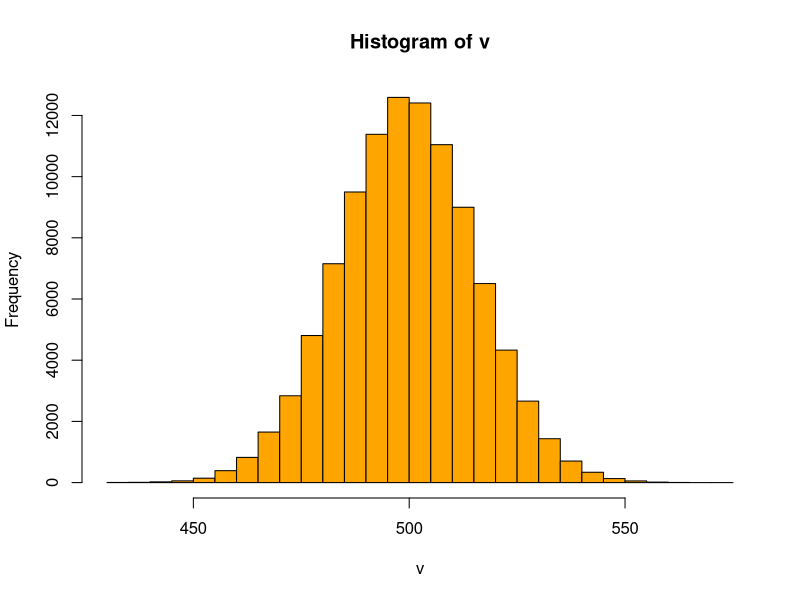
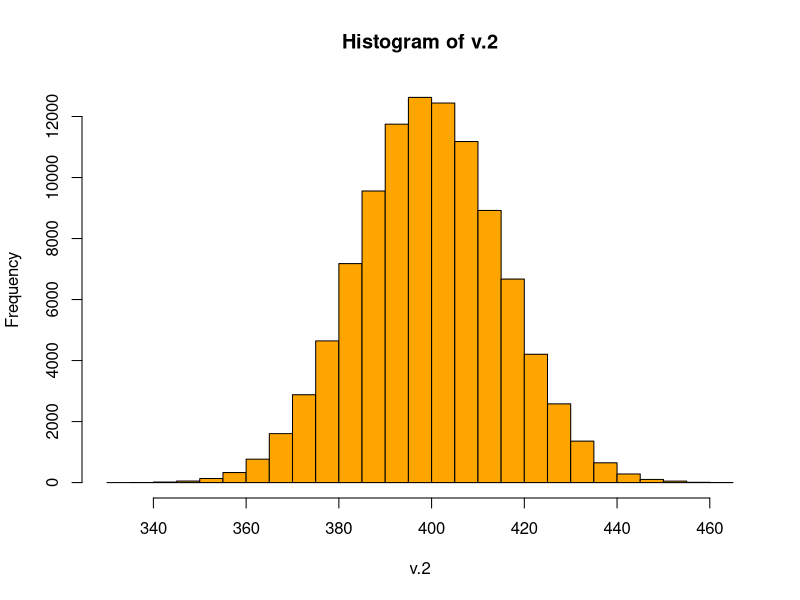
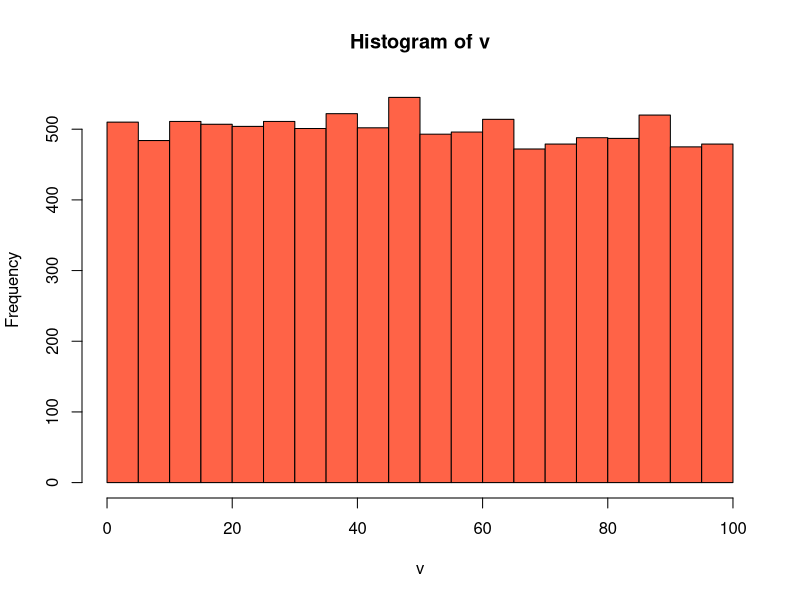
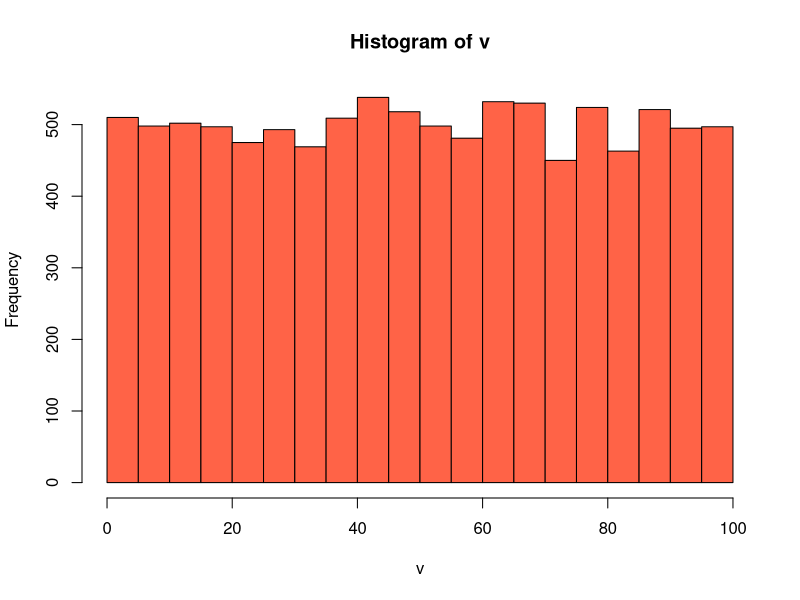
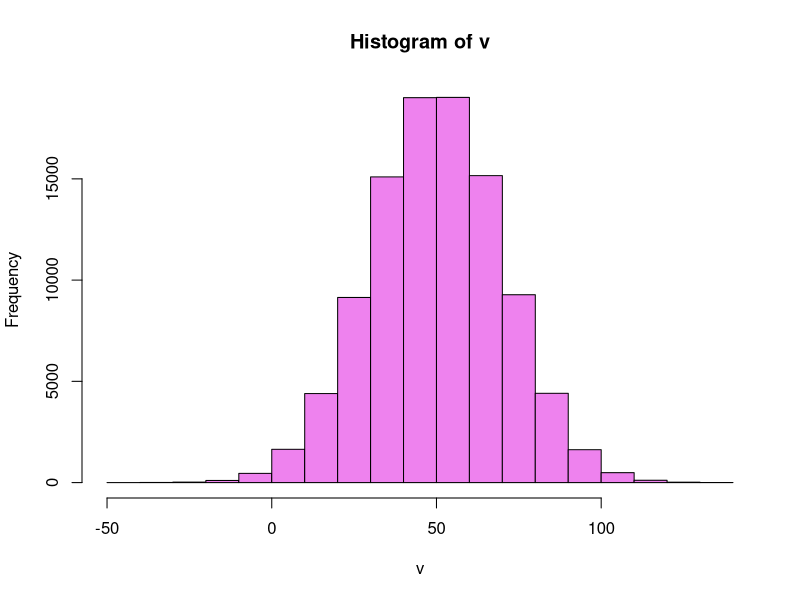
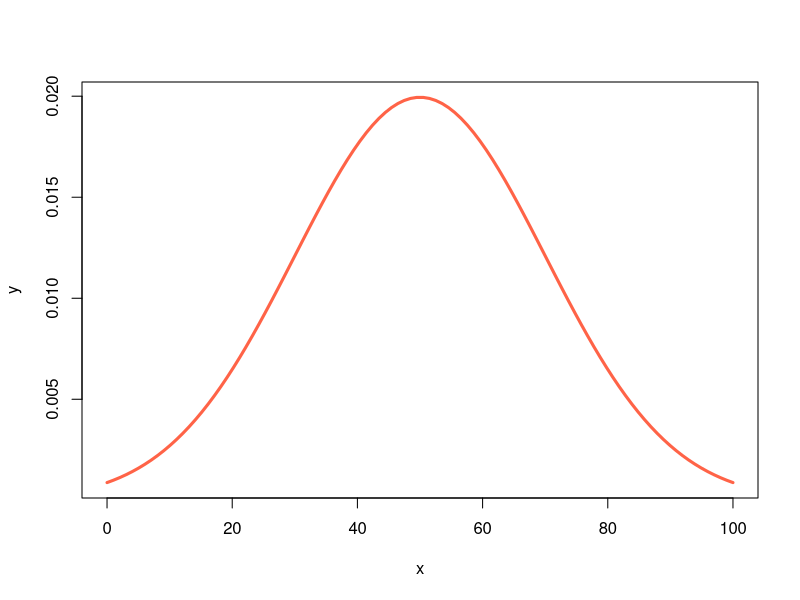
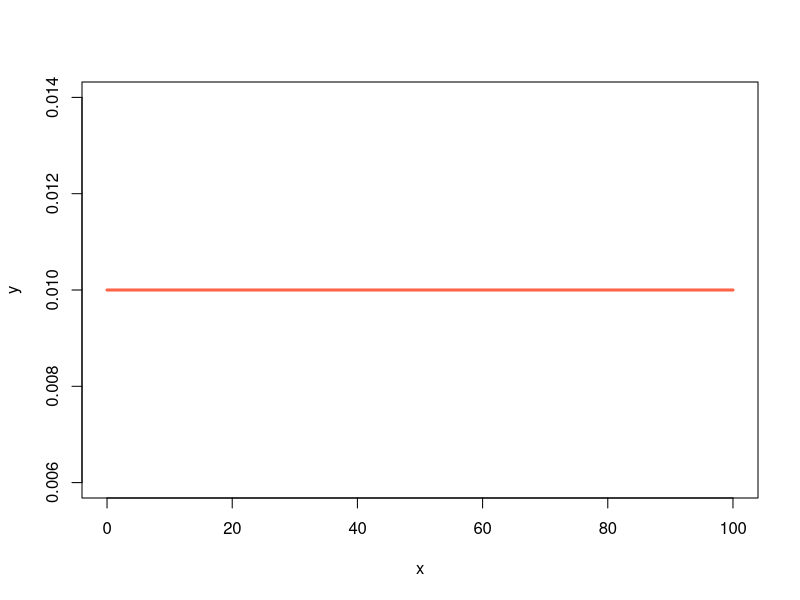
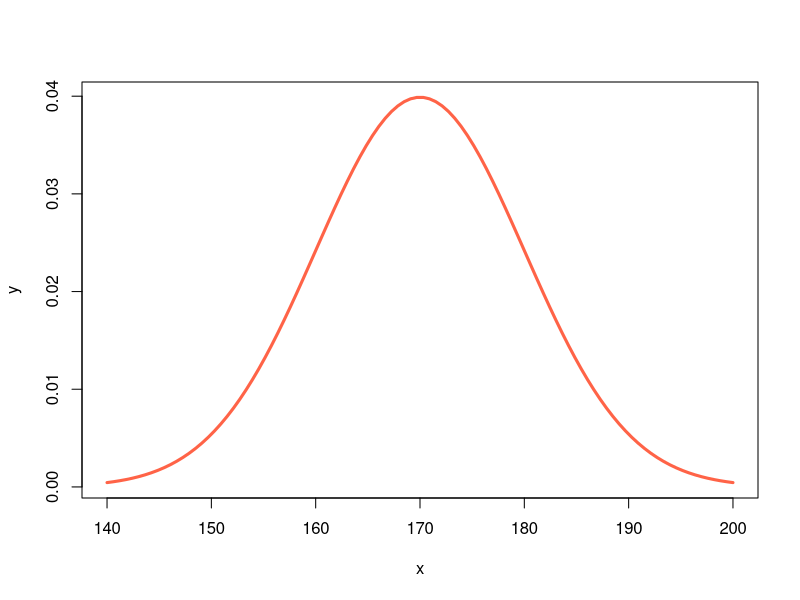

Write the R code that produced these figures, in order. (Note: this script raises an error after producing the figures.)

# 새창띄우기(새창에서 그래프)
windows(width=7,height=5)

# 사용가능한 색 확인
colors()

# 베르누이 시행 : 가능한 결과가 두 개 밖에 없고 , 성공의 확률이 정해져 있는 확률 시행


# n:관찰횟수(동전던진횟수) 
# size:시행횟수(한번에 던진 동전갯수)
# prob: 성공확률(동전앞면이나올확률)
v<-rbinom(n=100000,size=1000,prob=0.5)

# break:x축구간 n개로 나눔
hist(v,col='orange',breaks=20)


v.2<-rbinom(n=100000,size=1000,prob=0.4)
hist(v.2,col='orange',breaks=20)


# 난수생성

# 균일분포
# 0~100 사이 랜덤한 숫자 100개
v<-runif(n=10000,min=0,max=100)
hist(v,col='tomato')

# seed설정시 계속 동일한 결과
set.seed(2022)
v<-runif(n=10000,min=0,max=100)
hist(v,col='tomato')

mean(v)
# sd(): 표준편차
sd(v)

# 정규분포모양으로 난수 생성
# n:시행횟수 mean:평균 sd:표준편차
v<-rnorm(n=100000,mean=50, sd=20)
hist(v,col='violet',breaks=20)


# 정규분포 곡선

# 범위안에서 일정한 간격으로 length개
x<-seq(0,100,length=100)

#  dnorm:정규분포의 확률밀도함수 
y<-dnorm(x,mean=50,sd=20)

# lwd:선굵기
plot(x,y,
     type='l',
     col='tomato',
     lwd=3)


x<-seq(0,100,length=100)
# 균일분포함수??
y<-dunif(x,min=0,max=100)
plot(x,y,
     type='l',
     col='tomato',
     lwd=3)


x<-seq(140,200,length=100)
y<-dnorm(x,mean=170,sd=10)
plot(x,y,
     type='l',
     col='tomato',
     lwd=3)

# pnorm: 정규분포의 누적분포함수
# pnorm(q:확인할분위수, mean, sd)

# 평균30000, 표준편차10000일때 35000값의 누적확률(35000이하일 확률)
pnorm(35000,30000,10000)

pnorm(25000,30000,10000)

# $25,000 ~ $35,000 사이에 있을 확률
pnorm(35000,30000,10000)-pnorm(25000,30000,10000)

# 디폴트: pnorm(q, mean=0,sd=1)

pnorm(1)-pnorm(-1)


pnorm(2)-pnorm(-2)


pnorm(2.58)-pnorm(-2.58)

# 평균이 68점인 시험에서 87점을받았을때
pnorm(87,mean=68,sd=10)

# 상위 백분율
1-pnorm(87,mean=68,sd=10)

# 50명일때 등수
(1-pnorm(87,mean=68,sd=10))*50
pnorm(87,mean=68,sd=10,lower.tail=F)*50

# 수학70점 영어80점
# 단 , 수학 점수점수~𝑁(60,10^2), 영어 점수점수~𝑁(70,20^2)
pnorm(70,60,10,lower.tail=F)

pnorm(80,70,20,lower.tail=F)

# 베르누이
x<-rbinom(10000,size=100,prob=0.5)

# porb=T : y축 확률로 표시(디폴트:횟수)
hist(x,col='skyblue',breaks=20,prob=T)

# curve(곡선그릴함수, x축시작값,x축끝값)
# add:논리값 설정, TRUE일 경우 이전 그림에 겹쳐그림
# lty:선종류(점선?)
curve(dnorm(x,50,5),25,75,
      col='tomato',add=T, lwd=2, lty=2)


# 키
library(MASS)
height<-na.omit(survey$Height)
length(height)
hist(height,col='skyblue',breaks=20)

# 30개 랜덤 추출
samp<-height[sample(1:209,size=30)]
x.bar<-mean(samp)
x.sd<-sd(samp)


mean(height)
sd(height)

x.bar
x.sd

x.bar<-c()
for (i in 1:100000) {
  samp<-height[sample(1:209,size=30)]
  x.bar[i]<-mean(samp)
  x.sd[i]<-sd(samp)
}

hist(x.bar,col='skyblue',breaks=20)

# 제대로안나옴
# x<-seq(160,180,length=200)
# curve(dnorm(x,mean(height),sd(x.bar)),
#       160,180,
#       col='tomato',add=T, lwd=3, lty=2)



x.1<- rnorm(n=5000,mean=70,sd=5)
x.2<- rnorm(n=5000,mean=50,sd=5)
x<-c(x.1,x.2)
hist(x,col='skyblue',breaks=20)

# 에러
# x.bar<-c()
# for (i in 1:100000) {
#   samp<-x[sample(x,size=30)]
#   x.bar[i]<-mean(samp)
#   }
# 
# hist(x.bar,col='skyblue',breaks=20,prob=T)
# 
# x.samp<-seq(30,90,length=200)
# curve(dnorm(x.samp,mean(x),sd(x.samp),
#             30,90,col='tomato',add=T,lwd=3,lyt=2)
# 

# 상관계수의 통계적 유의성 
cor(iris[,-5])
cor.test(iris$Petal.Width,iris$Petal.Length)


# 이항분포와 가설검정
# 이항분포 B(100,0.5)에서 성공확률이 p=0.6이 나올 확률
binom.test(x=60,n=100,p=0.5)



# qnorm(), pnomr()
# N(mean,sd^2)에서 확률(넓이)이  p가되는 x값
qnorm(p=0.5,mean=50,sd=10)

qnorm(p=0.68,mean=50,sd=10)

qnorm(p=0.975,mean=50,sd=10)
qnorm(p=0.025,mean=50,sd=10)

qnorm(p=0.005,mean=50,sd=10)
qnorm(p=0.995,mean=50,sd=10)

# N(mean,sd^2)에서 0~ q값이 가지는 확률
# pnorm, qnorm역관계
pnorm(q=75.75829,mean=50,sd=10)


binom.test(x=65,n=100,p=0.5)

# 신뢰 수준 변경 
# conf.level = 0.99 -> 유의수준 0.01
binom.test(x=60,n=100,p=0.5,conf.level = 0.99)


# 정규성 검정
shapiro.test(survey$Height)
hist(survey$Height)

# p-value가 0.05보다 크면 정규성 따른다고 볼수있음
shapiro.test(survey$Age)
shapiro.test(iris$Petal.Length)
shapiro.test(mtcars$mpg)

# 시각화 일치하면 정규분포를 따른다고 볼 수 있다????
qqnorm(survey$Height,col='skyblue')
qqline(survey$Height,col='tomato',lwd=3)


qqnorm(survey$Age,col='skyblue')
qqline(survey$Age,col='tomato',lwd=3)


# t-분포와 평균검정

# t분포로 랜덤생성
# t분포따르는 데이터 10000개 자유도 29
v<-rt(n=10000,df=29)
hist(v,col='skyblue',prob=T)

x<-seq(-4,4,length=200)

# dt:t분포 확률밀도함수
curve(dt(x,df=29),-4,4,add=T,
      col='tomato', lwd=3,lty=2)

curve(dt(x,df=29),-4,4,add=T,
      col='violet', lwd=3,lty=2)


pt(q=2.04523,df=29)
pt(q=2.756386,df=29)

qt(p=0.975,df=29)
qt(p=0.995,df=29)


# 일표본 평균검정(MASS패키지의 cats)

str(cats)
table(cats$Sex)
# 독립변수 범주형(성별), 종속변수 수치형(무게) -> t에 적합
t.test(Bwt~Sex,data=cats)

# 신뢰구간 0.99 (유의수준 0.01)
t.test(Bwt~Sex,data=cats,conf.level=0.99)


mean(cats$Bwt)
tapply(cats$Bwt,INDEX=list(sex=cats$Sex),mean)
# 성별에 따라 무게다름 채택



# 한개의 집단 사전,사후의 차이(ex:신약테스트)
str(sleep)
t.test(extra ~ group, data=sleep, paired=T)
s





getwd()

setwd('C:/R_Project/MyProject/EXAM_STAT')













